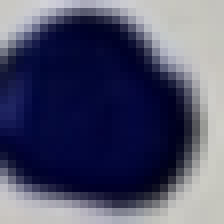
#> input picture models/v1.0/images/omr_filled/eksteps_gj_test1.png, 28 x 28 px (shown 8 times larger)
$ jupyter execute omr_predictions.ipynb   (older library calls are emulated)
#> lines starting #> are read from the running program, lines starting #| are printed output that depends on the picture; after the words box and inside, x2 and y2 are one past the last pixel; in counts of white or black regions, pixels touching at a corner belong together; long printed decimals are rounded
[cell 1]
import numpy as np
import scipy.misc
import os,glob,cv2,shutil,argparse,matplotlib
import tensorflow as tf
from PIL import Image

[cell 2]
#filledOmrimg=cv2.cvtColor(cv2.imread("./images/omr_filled/omr_filled_gujrat_3.png"), cv2.COLOR_BGR2GRAY)
#unfilledOmrimg=cv2.cvtColor(cv2.imread("./images/omr_unfilled/omr_unfilled_gujrat_3.png"), cv2.COLOR_BGR2GRAY)

filledOmrimg=cv2.cvtColor(cv2.imread("./images/omr_filled/eksteps_gj_test1.png"), cv2.COLOR_BGR2GRAY)
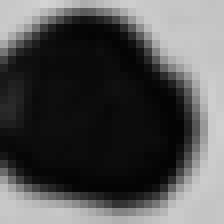
#> filledOmrimg: shape (28, 28) (shown 8 times larger); min 4, max 210, mean 82.2
unfilledOmrimg=cv2.cvtColor(cv2.imread("./images/omr_unfilled/eksteps_gj_test2.png"), cv2.COLOR_BGR2GRAY)
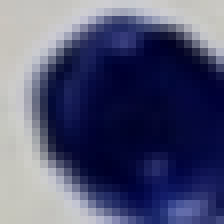
#> input picture models/v1.0/images/omr_filled/eksteps_gj_test2.png, 28 x 28 px, found by its file name (shown 8 times larger)
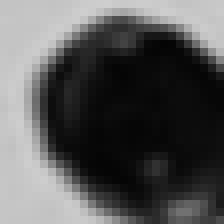
#> unfilledOmrimg: shape (28, 28) (shown 8 times larger); min 4, max 206, mean 86

#filledOmrGauimg = cv2.adaptiveThreshold(cv2.bitwise_not(cv2.GaussianBlur(filledOmrimg,(3,3),cv2.BORDER_DEFAULT)),maxValue = 255, adaptiveMethod = cv2.ADAPTIVE_THRESH_MEAN_C, thresholdType = cv2.THRESH_BINARY, blockSize = 51, C = 0)
#unfilledOmrGauimg = cv2.adaptiveThreshold(cv2.bitwise_not(cv2.GaussianBlur(unfilledOmrimg,(3,3),cv2.BORDER_DEFAULT)),maxValue = 255, adaptiveMethod = cv2.ADAPTIVE_THRESH_MEAN_C, thresholdType = cv2.THRESH_BINARY, blockSize = 51, C = 0)

filledOmrGauimg = cv2.adaptiveThreshold(cv2.bitwise_not(cv2.Canny(cv2.GaussianBlur(filledOmrimg,(3,3),cv2.BORDER_DEFAULT),80,100)),maxValue = 255, adaptiveMethod = cv2.ADAPTIVE_THRESH_MEAN_C, thresholdType = cv2.THRESH_BINARY, blockSize = 51, C = 0)
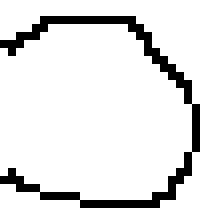
#> filledOmrGauimg: shape (28, 28) (shown 8 times larger); 90.3% white; black in thin lines or dots, all inside (x1, y1, x2, y2) = (0, 2, 25, 26)
unfilledOmrGauimg = cv2.adaptiveThreshold(cv2.bitwise_not(cv2.Canny(cv2.GaussianBlur(unfilledOmrimg,(3,3),cv2.BORDER_DEFAULT),80,100)),maxValue = 255, adaptiveMethod = cv2.ADAPTIVE_THRESH_MEAN_C, thresholdType = cv2.THRESH_BINARY, blockSize = 51, C = 0)
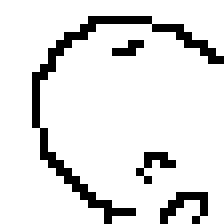
#> unfilledOmrGauimg: shape (28, 28) (shown 8 times larger); 88.6% white; black in thin lines or dots, all inside (x1, y1, x2, y2) = (4, 2, 28, 28)

# filledCannyImg = cv2.Canny(filledOmrGauimg,80, 100)
# unfilledCannyImg = cv2.Canny(unfilledOmrGauimg,80, 100)

filledCount = cv2.countNonZero(filledOmrGauimg)
#> filledCount = 708
unfilledCount = cv2.countNonZero(unfilledOmrGauimg)
#> unfilledCount = 695

[cell 3]
## Old logic
filledPercentage = filledCount / filledOmrGauimg.shape[1] * filledOmrGauimg.shape[0]
#> filledPercentage = 708
unfilledPercentage = unfilledCount / unfilledOmrGauimg.shape[1] * unfilledOmrGauimg.shape[0]
#> unfilledPercentage = 695

print('filledPercentage (old logic):',filledPercentage)
#| filledPercentage (old logic): 708.0
print('unfilled count (old logic):',unfilledPercentage)
#| unfilled count (old logic): 695.0

[cell 4]
## New logic
filledPercentage = filledCount / (filledOmrGauimg.shape[1] * filledOmrGauimg.shape[0]) * 100
#> filledPercentage = 90.31
unfilledPercentage = unfilledCount / (unfilledOmrGauimg.shape[1] * unfilledOmrGauimg.shape[0]) * 100
#> unfilledPercentage = 88.65

print('filledPercentage (new logic):',filledPercentage)
#| filledPercentage (new logic): 90.306
print('unfilledPercentage (new logic):',unfilledPercentage)
#| unfilledPercentage (new logic): 88.648

if filledPercentage > 75.0 :
    print('filled')
else:
    print('unfilled')

if unfilledPercentage > 75.0 :
    print('filled')
else:
    print('unfilled')

[cell 5]
import keras#from keras.models import load_model
from tensorflow.keras import models
import numpy as np
import scipy.misc
import os,glob,cv2,shutil,argparse,matplotlib
import tensorflow as tf
from PIL import Image

## New Approach to check OMR Filled or no
def check_black_pixel(img_path):
#> called with img_path = './images/omr_filled/*.png'
    for img in glob.glob(img_path):
        filledimg=cv2.imread(img)
#> filledimg is the input picture: shape (28, 28, 3); mean B, G, R 106.2, 79.6, 78
        filledimg=cv2.cvtColor(filledimg,cv2.COLOR_BGR2GRAY)
        #print(filledimg)
        number_of_black_pix = np.sum(filledimg <= 110)
#> number_of_black_pix = 491
        print('Number of black pixels in {}          '.format(img.split("/")[-1]), number_of_black_pix)
#| Number of black pixels in eksteps_gj_test1.png           491
#> pass 3 of the loop in check_black_pixel, `for img in glob.glob(img_path):`:
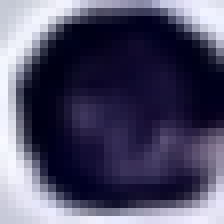
#> input picture models/v1.0/images/omr_filled/omr_filled_1.png, 28 x 28 px (shown 8 times larger)
#> in check_black_pixel, filledimg is the input picture: shape (28, 28, 3); mean B, G, R 103.8, 77.8, 80.1
#> in check_black_pixel, `filledimg=cv2.cvtColor(filledimg,cv2.COLOR_BGR2GRAY)`:
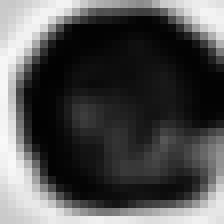
#> filledimg: shape (28, 28) (shown 8 times larger); min 2, max 249, mean 81.5
#> number_of_black_pix = 542
#| Number of black pixels in omr_filled_1.png           542
        if number_of_black_pix > 100 :
            print('filled')
        else:
            print('unfilled')

filled_img_path="./images/omr_filled/*.png"
print("black pixel count in filled image----------------------->>>>>>>")
check_black_pixel(filled_img_path)

unfilled_img_path="./images/omr_unfilled/*.png"
print("black pixel count in unfilled image--------------------->>>>>>")
check_black_pixel(unfilled_img_path)
